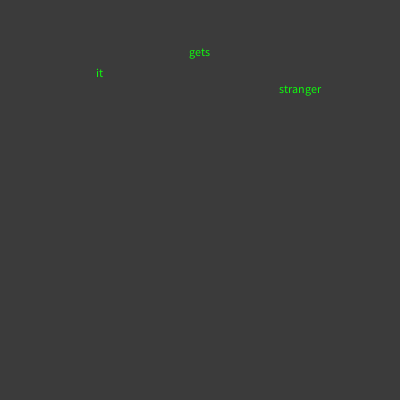
Frame 1 (no input)
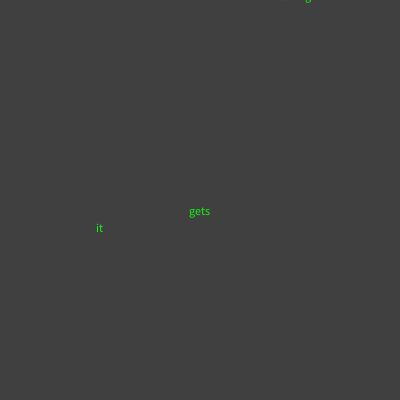
Frame 60 (the mouse pressed at the canvas centre just before this capture)
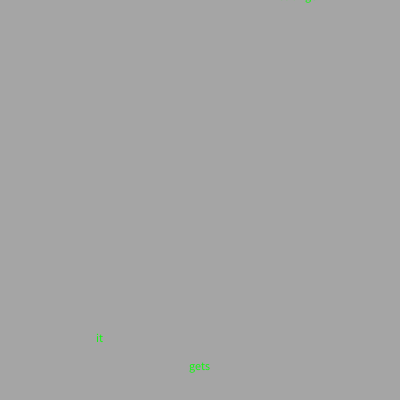
Frame 120 (the mouse held since frame 60 and released just before this capture)

The Processing sketch that drew these frames (run headless with seeded random() and noise(); from frame 60 on, the mouse is pressed at the canvas centre):

// Processing sketch: processing_185716
// ── processing_185716.pde

class bouncyWord {
  String theWord;
  float px, py, vx, vy;
  bouncyWord(String iWord, float ipx) {
    theWord = iWord;
    px=ipx;
    vx=0;
    py=height/21;
    vy=random(23, 77);
  }
  void draw() {
    px+=vx;
    py+=vy;
    if (py<0) {
      py=0;
      vy=-vy;
    }
    if (py>height) {
      py=height;
      vy=-vy;
    }
    text(theWord, px, py);
  }
}

bouncyWord aa, bb, cc;

void setup() {
  size(400, 400);
  textAlign(CENTER);
  aa = new bouncyWord("it", width/4);
  bb = new bouncyWord("gets", width/2);
  cc = new bouncyWord("stranger", 3*width/4);
 
  fill(#0FFA0D);
}

void draw() {
  background(random(250));
  aa.draw();
  bb.draw();
  cc.draw();
}
